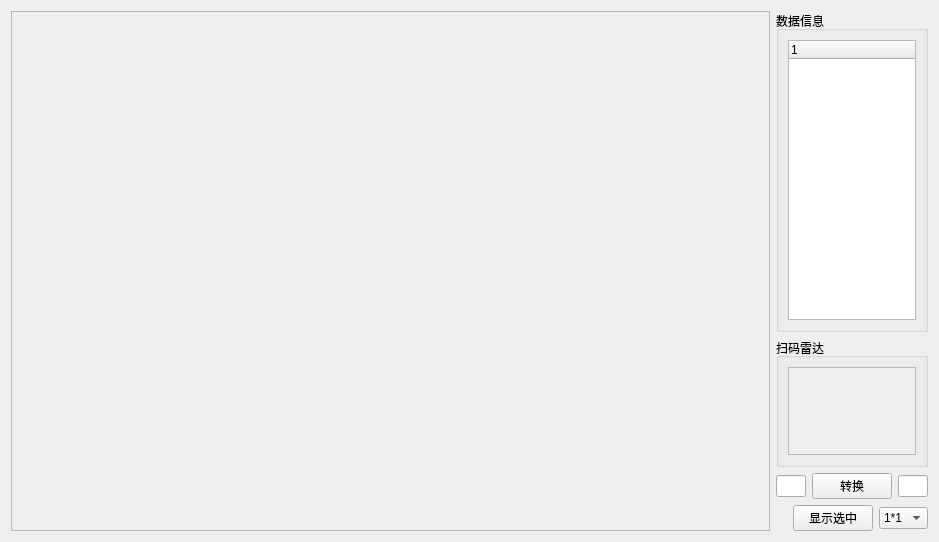
<?xml version="1.0" encoding="UTF-8"?>
<ui version="4.0">
 <class>Form</class>
 <widget class="QWidget" name="Form">
  <property name="geometry">
   <rect>
    <x>0</x>
    <y>0</y>
    <width>939</width>
    <height>542</height>
   </rect>
  </property>
  <property name="windowTitle">
   <string>Form</string>
  </property>
  <layout class="QGridLayout" name="gridLayout" columnstretch="10,2">
   <item row="0" column="0">
    <widget class="QScrollArea" name="scrollArea">
     <property name="widgetResizable">
      <bool>true</bool>
     </property>
     <widget class="QWidget" name="scrollAreaWidgetContents">
      <property name="geometry">
       <rect>
        <x>0</x>
        <y>0</y>
        <width>744</width>
        <height>522</height>
       </rect>
      </property>
      <layout class="QGridLayout" name="gridLayout_2">
       <property name="leftMargin">
        <number>2</number>
       </property>
       <property name="topMargin">
        <number>2</number>
       </property>
       <property name="rightMargin">
        <number>2</number>
       </property>
       <property name="bottomMargin">
        <number>2</number>
       </property>
       <property name="spacing">
        <number>2</number>
       </property>
       <item row="0" column="0">
        <widget class="QWidget" name="widget" native="true">
         <layout class="QGridLayout" name="gridLayout_4">
          <property name="leftMargin">
           <number>3</number>
          </property>
          <property name="topMargin">
           <number>3</number>
          </property>
          <property name="rightMargin">
           <number>3</number>
          </property>
          <property name="bottomMargin">
           <number>3</number>
          </property>
          <property name="spacing">
           <number>3</number>
          </property>
          <item row="0" column="0">
           <layout class="QGridLayout" name="gridLayout_client"/>
          </item>
         </layout>
        </widget>
       </item>
      </layout>
     </widget>
    </widget>
   </item>
   <item row="0" column="1">
    <layout class="QVBoxLayout" name="verticalLayout" stretch="5,2,0,0">
     <item>
      <widget class="QGroupBox" name="groupBox_2">
       <property name="title">
        <string>数据信息</string>
       </property>
       <layout class="QGridLayout" name="gridLayout_6">
        <item row="0" column="0">
         <widget class="QTreeWidget" name="treeWidget">
          <column>
           <property name="text">
            <string notr="true">1</string>
           </property>
          </column>
         </widget>
        </item>
       </layout>
      </widget>
     </item>
     <item>
      <widget class="QGroupBox" name="groupBox_3">
       <property name="minimumSize">
        <size>
         <width>0</width>
         <height>66</height>
        </size>
       </property>
       <property name="title">
        <string>扫码雷达</string>
       </property>
       <layout class="QGridLayout" name="gridLayout_7">
        <item row="0" column="0">
         <widget class="QScrollArea" name="scrollArea_ctrl">
          <property name="widgetResizable">
           <bool>true</bool>
          </property>
          <widget class="QWidget" name="scrollAreaWidgetContents_2">
           <property name="geometry">
            <rect>
             <x>0</x>
             <y>0</y>
             <width>145</width>
             <height>96</height>
            </rect>
           </property>
           <layout class="QGridLayout" name="gridLayout_3">
            <property name="leftMargin">
             <number>1</number>
            </property>
            <property name="topMargin">
             <number>1</number>
            </property>
            <property name="rightMargin">
             <number>1</number>
            </property>
            <property name="bottomMargin">
             <number>1</number>
            </property>
            <property name="spacing">
             <number>1</number>
            </property>
            <item row="0" column="0">
             <layout class="QVBoxLayout" name="verLayout_ctrl"/>
            </item>
           </layout>
          </widget>
         </widget>
        </item>
       </layout>
      </widget>
     </item>
     <item>
      <layout class="QHBoxLayout" name="horizontalLayout_8">
       <item>
        <widget class="QLineEdit" name="lineEdit"/>
       </item>
       <item>
        <widget class="QPushButton" name="btnTurn">
         <property name="text">
          <string>转换</string>
         </property>
        </widget>
       </item>
       <item>
        <widget class="QLineEdit" name="lineEdit_2"/>
       </item>
      </layout>
     </item>
     <item>
      <layout class="QHBoxLayout" name="horizontalLayout_7">
       <item>
        <spacer name="horizontalSpacer">
         <property name="orientation">
          <enum>Qt::Horizontal</enum>
         </property>
         <property name="sizeHint" stdset="0">
          <size>
           <width>40</width>
           <height>20</height>
          </size>
         </property>
        </spacer>
       </item>
       <item>
        <widget class="QPushButton" name="btnShow">
         <property name="text">
          <string>显示选中</string>
         </property>
         <property name="checkable">
          <bool>true</bool>
         </property>
        </widget>
       </item>
       <item>
        <widget class="QComboBox" name="cmbBox_turn">
         <item>
          <property name="text">
           <string>1*1</string>
          </property>
         </item>
         <item>
          <property name="text">
           <string>1*4</string>
          </property>
         </item>
        </widget>
       </item>
      </layout>
     </item>
    </layout>
   </item>
  </layout>
 </widget>
 <resources/>
 <connections/>
</ui>
